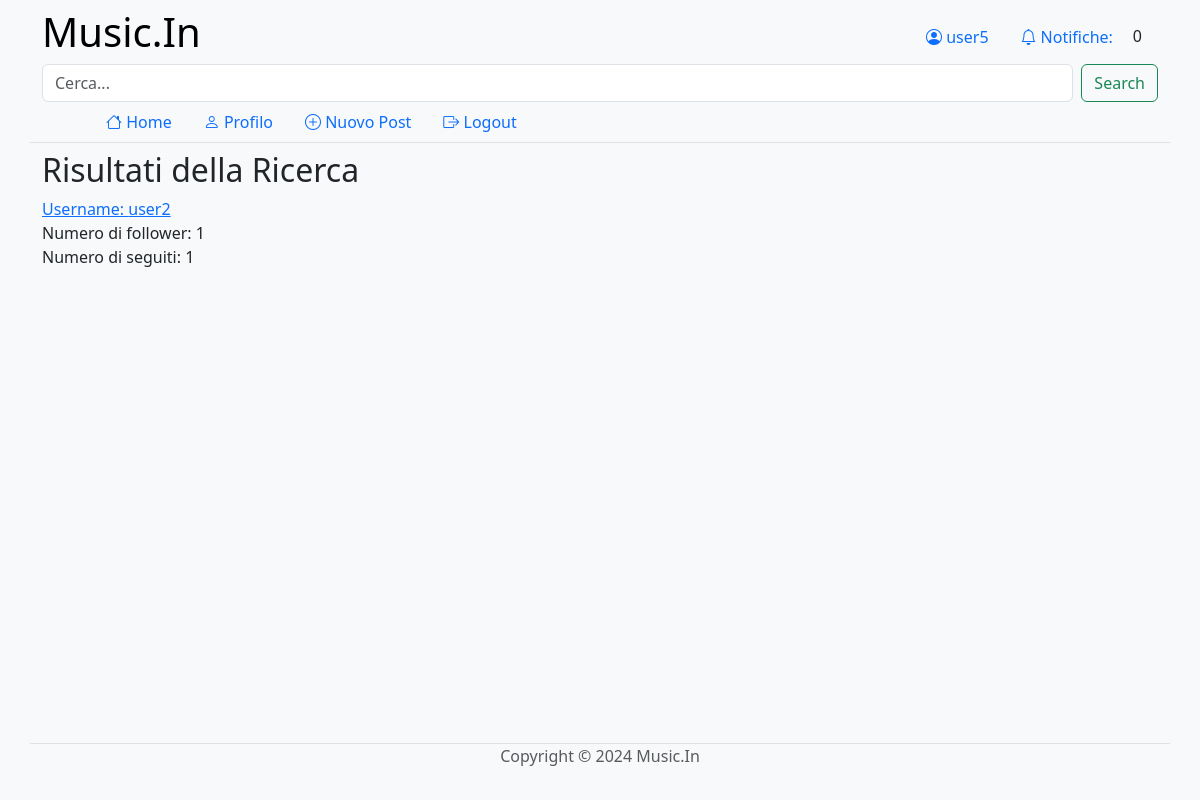
The app's page /search.php?user_id=2 (signed in) with its own data.
### tables this page shows
create table users (
     `id` int not null AUTO_INCREMENT,
     `username` varchar(255) not null,
     `password` varchar(255) not null,
     `email` varchar(255) not null,
     `name` varchar(255),
     `surname` varchar(255),
     `image` varchar(255),
     `genre_id` int,
     constraint `IDUser` primary key (`id`),
     unique key `username` (`username`),
     unique key `email` (`email`));

### search.php (called while the page is built, shortened)
<?php
require_once __DIR__ . '/bootstrap.php';
$searchTerm = isset($_GET['user_id']) ? $_GET['user_id'] : '';
$users = [];
if (!empty($searchTerm)) {
    try {
        if (is_numeric($searchTerm)) {
            $stmt = $dbh->getConnection()->prepare("
                SELECT u.id, u.username, u.name, u.surname,
                       COUNT(DISTINCT f1.follower_id) AS followers_count,
                       COUNT(DISTINCT f2.followed_id) AS followings_count
                FROM users u
                LEFT JOIN follows f1 ON u.id = f1.followed_id
                LEFT JOIN follows f2 ON u.id = f2.follower_id
                WHERE u.id = :user_id
                GROUP BY u.id, u.username, u.name, u.surname
            ");
            $stmt->bindValue(':user_id', $searchTerm, PDO::PARAM_INT);
        }
        $stmt->execute();
        $users = $stmt->fetchAll(PDO::FETCH_ASSOC);
    } catch (PDOException $e) {
        die("Errore durante l'esecuzione della query: " . $e->getMessage());
    }
}
$templateParams = [
    "title" => "Risultati della Ricerca",
    "name" => "search",
    "users" => $users
];
require __DIR__ . '/template/base.php';
?>

### db/connessione-db.php (called while the page is built)
<?php
require_once(__DIR__ . "/dbhelper.php");
$servername = "localhost";
$username = "root";
$password = "";
$dbname = "music_in";
$port = 3306;
$dbh = new DatabaseHelper($servername, $username, $password, $dbname, $port);
?>

### db/dbhelper.php (called while the page is built, shortened)
<?php
class DatabaseHelper {
    private $conn;
    public function __construct($servername, $username, $password, $dbname, $port) {
        try {
            $this->conn = new PDO("mysql:host=$servername;dbname=$dbname;port=$port", $username, $password);
            $this->conn->setAttribute(PDO::ATTR_ERRMODE, PDO::ERRMODE_EXCEPTION);
            $this->conn->exec("SET NAMES utf8mb4");
        } catch(PDOException $e) {
            echo "Connessione al database fallita: " . $e->getMessage();
            die();
        }
    }
    public function getConnection() {
        return $this->conn;
    }
    public function getUserInfo($user_id) {
        $query_user = "SELECT username, email, name, surname, image as profile_image, genre_id FROM users WHERE id = :user_id";
        $stmt_user = $this->conn->prepare($query_user);
        $stmt_user->bindParam(':user_id', $user_id);
        $stmt_user->execute();
        $user = $stmt_user->fetch(PDO::FETCH_ASSOC);
        return $user;
    }
}
?>

### template/search.php (the view, shortened to what this page needs)
<h2><?php echo htmlspecialchars($templateParams["title"]); ?></h2>
<?php foreach ($templateParams["users"] as $user): ?>
    <div>
        <a href="profile.php?id=<?php echo $user['id']; ?>">
            Username: <?php echo htmlspecialchars($user['username']); ?><br>
        </a>
        Numero di follower: <?php echo $user['followers_count']; ?><br>
        Numero di seguiti: <?php echo $user['followings_count']; ?><br>
    </div>
    <br>
<?php endforeach; ?>

### template/base.php (shortened to what this page needs)
<!DOCTYPE html>
<html lang="it" class="h-100">
<head>
    <link href="https://cdn.jsdelivr.net/npm/bootstrap@5.3.3/dist/css/bootstrap.min.css" rel="stylesheet">
    <link rel="stylesheet" href="https://cdn.jsdelivr.net/npm/bootstrap-icons@1.11.3/font/bootstrap-icons.min.css">
    <link rel='stylesheet' type='text/css' href='css/common.css'>
</head>
<body class="bg-light d-flex flex-column h-100">
<?php
$username = $dbh->getUserInfo(getCurrentUserId())['username'];
$profile_image = $dbh->getUserInfo(getCurrentUserId())['profile_image'];
?>
    <nav class="navbar navbar-expand-md navbar-light bg-light sticky-top">
        <div class="container justify-content-center border-bottom">
            <div class="col-12">
                <div class="d-flex">
                    <h1><a class="navbar-brand h1 fs-1" href="/">Music.In</a></h1>
                    <div class="container nav nav-pills align-items-center justify-content-end">
                        <a class="nav-link" href="profile.php">
                            <?php if (!empty($profile_image)): ?>
                                <img class="avatar-thumbnail img-thumbnail rounded-circle" src="<?php echo UPLOAD_DIR . htmlspecialchars($profile_image); ?>" alt="Immagine Profilo">
                            <?php else: ?>
                                <span class="bi bi-person-circle align-middle"></span>
                            <?php endif; ?>
                            <span class="d-none d-sm-inline align-middle"><?php echo htmlspecialchars($username); ?></span>
                        </a>
                        <a class="nav-link <?php markIfActive("notifications.php"); ?>" href="notifications.php"><span class="bi bi-bell align-middle"></span><span class="d-none d-sm-inline ms-1 align-middle">Notifiche:</span></a>
                        <span id="notification_counter" class="p-1">0</span>
                    </div>
                </div>
                <form class="d-flex" role="search" action="search.php" method="get">
                <input class="form-control me-2" type="search" id="searchBar" name="user_id" placeholder="Cerca..." aria-label="Search">
                <button class="btn btn-outline-success" type="submit">Search</button>
            </form>
                <div class="px-5 navbar-collapse" id="navbarCollapse">
                    <ul class="nav nav-pills col-12 col-lg-auto my-2 justify-content-center my-md-0 text-small">
                        <?php
                        $navlinks = [
                            ["index.php", "bi-house", "Home"],
                            ["profile.php", "bi-person", "Profilo"],
                            ["new-post.php", "bi-plus-circle", "Nuovo Post"],
                            ["logout.php", "bi-box-arrow-right", "Logout"],
                        ];
                        ?>
                        <?php foreach ($navlinks as $navlink) : ?>
                            <li class="nav-item">
                                <a class="nav-link <?php markIfActive($navlink[0]); ?>" href="<?php echo $navlink[0]; ?>">
                                    <span class="bi <?php echo $navlink[1]; ?>"></span>
                                    <span class="d-none d-md-inline"><?php echo $navlink[2]; ?></span>
                                </a>
                            </li>
                        <?php endforeach; ?>
                    </ul>
                </div>
            </div>
        </div>
    </nav>
    <main class="flex-shrink-0">
        <div class="container">
            <?php if(isset($templateParams["name"])) { require(__DIR__ . "/" . $templateParams["name"] . ".php"); } ?>
        </div>
    </main>
    <footer class="footer mt-auto py-3 bg-body-tertiary">
        <div class="container border-top">
            <p class="text-center text-body-secondary">Copyright &copy; 2024 Music.In</p>
        </div>
    </footer>
</body>
</html>

### records on screen
users: username "user5"
users: username "user2", followers_count "1", followings_count "1"

### other values on screen
$navlink[2] "Home"
$navlink[2] "Profilo"
$navlink[2] "Nuovo Post"
$navlink[2] "Logout"
$templateParams["title"] "Risultati della Ricerca"
